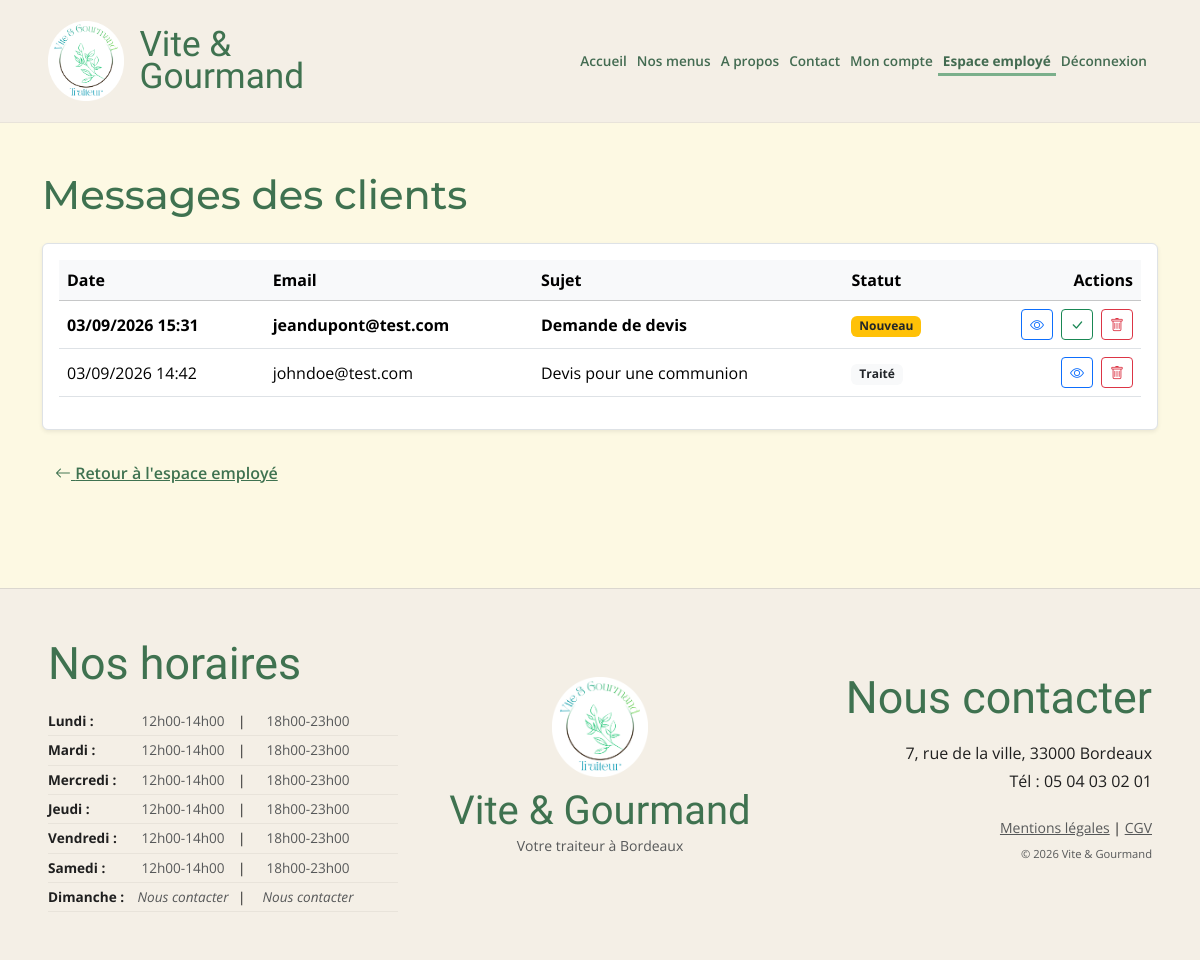
The app's page /app/public/employe-contact.php (signed in) with its own data.
### tables this page shows
CREATE TABLE `message_contact` (
  `id_contact` int NOT NULL,
  `titre` varchar(150) NOT NULL,
  `description` text NOT NULL,
  `email` varchar(150) NOT NULL,
  `traite` tinyint(1) NOT NULL DEFAULT '0',
  `date_creation` datetime NOT NULL DEFAULT CURRENT_TIMESTAMP
);

CREATE TABLE `horaire` (
  `id_horaire` int NOT NULL,
  `jour_semaine` enum('lundi','mardi','mercredi','jeudi','vendredi','samedi','dimanche') NOT NULL,
  `service` enum('midi','soir') NOT NULL,
  `heure_ouverture` time DEFAULT NULL,
  `heure_fermeture` time DEFAULT NULL,
  `ouvert` tinyint(1) NOT NULL DEFAULT '1',
  `commentaire_fermeture` varchar(255) DEFAULT NULL
);

### app/src/Models/Contact.php (called while the page is built, shortened)
<?php
class Contact
{
  public static function getAll(): array
  {
    $pdo = Database::getConnection();
    $sql = "SELECT * FROM message_contact ORDER BY date_creation DESC";
    return $pdo->query($sql)->fetchAll();
  }
}

### app/src/Models/Horaire.php (called while the page is built, shortened)
<?php
class Horaire
{
  public static function getAll(): array
  {
    $pdo = Database::getConnection();
    $sql = "SELECT * FROM horaire ORDER BY FIELD(jour_semaine, 'lundi', 'mardi', 'mercredi', 'jeudi', 'vendredi', 'samedi', 'dimanche'), service";
    return $pdo->query($sql)->fetchAll();
  }
}

### app/public/employe-contact.php (the view, shortened to what this page needs)
<?php
require_once __DIR__ . '/../src/Models/Contact.php';
$demandes = Contact::getAll();
require_once __DIR__ . '/../views/partials/header.php';
?>
<div class="container my-5">
  <h1 class="mb-4">Messages des clients</h1>
  <div class="table-responsive bg-white p-3 border rounded shadow-sm">
    <table class="table table-hover align-middle">
      <thead class="table-light">
        <tr>
          <th>Date</th>
          <th>Email</th>
          <th>Sujet</th>
          <th>Statut</th>
          <th class="text-end">Actions</th>
        </tr>
      </thead>
      <tbody>
        <?php foreach ($demandes as $d): ?>
          <tr class="<?= $d['traite'] ? 'text-muted' : 'fw-bold' ?>">
            <td><?= date('d/m/Y H:i', strtotime($d['date_creation'])) ?></td>
            <td><?= htmlspecialchars($d['email']) ?></td>
            <td><?= htmlspecialchars($d['titre']) ?></td>
            <td>
              <span class="badge <?= $d['traite'] ? 'bg-light text-dark' : 'bg-warning text-dark' ?>">
                <?= $d['traite'] ? 'Traité' : 'Nouveau' ?>
              </span>
            </td>
            <td class="text-end">
              <div class="d-flex justify-content-end gap-2">
                <button class="btn btn-sm btn-outline-primary" data-bs-toggle="modal" data-bs-target="#msgModal<?= $d['id_contact'] ?>">
                  <i class="bi bi-eye"></i>
                </button>
                <?php if (!$d['traite']): ?>
                  <form method="post" class="d-inline">
                    <button type="submit" class="btn btn-sm btn-outline-success"><i class="bi bi-check-lg"></i></button>
                  </form>
                <?php endif; ?>
                <form method="post" class="d-inline" onsubmit="return confirm('Supprimer ce message ?');">
                  <button type="submit" class="btn btn-sm btn-outline-danger"><i class="bi bi-trash"></i></button>
                </form>
              </div>
            </td>
          </tr>
        <?php endforeach; ?>
      </tbody>
    </table>
  </div>
  <div class="mt-4">
    <a href="/espace-employe.php" class="btn btn-link text-secondary vg-link-accessible">
      <i class="bi bi-arrow-left"></i> Retour à l'espace employé
    </a>
  </div>
</div>
<?php require_once __DIR__ . '/../views/partials/footer.php'; ?>

### app/views/partials/footer.php (shortened to what this page needs)
<?php
require_once __DIR__ . '/../../src/Models/Horaire.php';
$horairesGroupes = [];
try {
  $tousLesHoraires = Horaire::getAll();
  foreach ($tousLesHoraires as $h) {
    $horairesGroupes[$h['jour_semaine']][] = $h;
  }
} catch (Exception $e) {
  $horairesGroupes = [];
}
if (!function_exists('formaterHeure')) {
  function formaterHeure(?string $heure): string
  {
    return $heure ? (new DateTime($heure))->format('H\hi') : '';
  }
}
?>
</main>
<footer class="vg-footer mt-5">
  <div class="container-fluid px-4 px-lg-5">
    <div class="row g-4 align-items-center">
      <div class="col-lg-4">
        <h3 class="vg-footer-title">Nos horaires</h3>
        <div class="mx-auto mx-lg-0" style="max-width: 350px;">
          <?php foreach ($horairesGroupes as $jour => $services): ?>
            <div class="vg-footer-horaire-row">
              <div class="fw-bold"><?= ucfirst($jour) ?> :</div>
              <?php foreach ($services as $index => $s): ?>
                <div class="text-center text-muted">
                  <?= $s['ouvert']
                    ? formaterHeure($s['heure_ouverture']) . '-' . formaterHeure($s['heure_fermeture'])
                    : '<i>' . htmlspecialchars($s['commentaire_fermeture'] ?: 'Fermé') . '</i>'
                  ?>
                </div>
                <?php if ($index === 0): ?><div>|</div><?php endif; ?>
              <?php endforeach; ?>
            </div>
          <?php endforeach; ?>
        </div>
      </div>
      <div class="col-lg-4 text-center">
        <a href="/index.php" class="text-decoration-none vg-footer-brand">
          <img src="/images/logo.png" alt="Logo">
          <h3 class="font-italianno" style="font-size: 2.5rem; color: var(--vg-vert-fonce); margin-bottom:0;">Vite & Gourmand</h3>
        </a>
        <p class="text-muted small">Votre traiteur à Bordeaux</p>
      </div>
      <div class="col-lg-4 text-center text-lg-end">
        <h3 class="vg-footer-title">Nous contacter</h3>
        <p class="mb-1">7, rue de la ville, 33000 Bordeaux</p>
        <p class="mb-4">Tél : 05 04 03 02 01</p>
        <div class="small">
          <a href="/mentions-legales.php" class="text-muted">Mentions légales</a> |
          <a href="/cgv.php" class="text-muted">CGV</a>
          <p class="mt-2 text-muted" style="font-size: 0.7rem;">&copy; <?= date('Y') ?> Vite & Gourmand</p>
        </div>
      </div>
    </div>
  </div>
</footer>
</body>
</html>

### app/public/css/style.css (style rules this page uses)
:root { --vg-vert-sauge: #7baf8b; --vg-vert-fonce: #3f7250; --vg-beige-clair: #f4efe6; --vg-jaune-clair: #fdf9e3; --vg-blanc: #ffffff; --vg-gris-chaud: #6f6f6f; --vg-gris-clair: #e6e6e6; --vg-orange: #e8a15b; --vg-rouge: #d96c6c; --vg-font-titres: "Montserrat", sans-serif; --vg-font-paragraphes: "Open Sans", sans-serif; }
html, body { height: 100%; }
body { display: flex; flex-direction: column; min-height: 100vh; background-color: var(--vg-jaune-clair); font-family: var(--vg-font-paragraphes); color: #1f1f1f; overflow-x: hidden; }
h1, h2, h3, .vg-titre { font-family: var(--vg-font-titres); color: var(--vg-vert-fonce); }
.font-italianno { font-family: "Italianno", cursive !important; }
.vg-footer { flex-shrink: 0; background-color: var(--vg-beige-clair); border-top: 1px solid rgba(0, 0, 0, 0.1); padding: 3rem 0; }
.vg-footer-title { font-family: "Italianno", cursive; color: var(--vg-vert-fonce); font-size: 2.8rem; margin-bottom: 1rem; }
.vg-footer-brand img { height: 100px !important; width: auto; margin-bottom: 10px; }
.vg-footer-horaire-row { display: grid; grid-template-columns: 80px 110px 15px 110px; align-items: center; font-size: 0.85rem; padding: 4px 0; border-bottom: 1px solid rgba(0, 0, 0, 0.05); }
.vg-link-accessible { color: var(--vg-vert-fonce) !important; font-weight: 600; text-decoration: underline; }

### records on screen
message_contact: date_creation "03/09/2026 15:31", email "jeandupont@test.com", titre "Demande de devis", traite "Nouveau"
message_contact: date_creation "03/09/2026 14:42", email "johndoe@test.com", titre "Devis pour une communion", traite "Traité"
horaire: heure_ouverture "12h00", heure_fermeture "14h00"
horaire: heure_ouverture "18h00", heure_fermeture "23h00"
horaire: heure_ouverture "12h00", heure_fermeture "14h00"
horaire: heure_ouverture "18h00", heure_fermeture "23h00"
horaire: heure_ouverture "12h00", heure_fermeture "14h00"
horaire: heure_ouverture "18h00", heure_fermeture "23h00"
horaire: heure_ouverture "12h00", heure_fermeture "14h00"
horaire: heure_ouverture "18h00", heure_fermeture "23h00"
horaire: heure_ouverture "12h00", heure_fermeture "14h00"
horaire: heure_ouverture "18h00", heure_fermeture "23h00"
horaire: heure_ouverture "12h00", heure_fermeture "14h00"
horaire: heure_ouverture "18h00", heure_fermeture "23h00"
horaire: commentaire_fermeture "Nous contacter"
horaire: commentaire_fermeture "Nous contacter"

### other values on screen
$jour "Lundi"
$jour "Mardi"
$jour "Mercredi"
$jour "Jeudi"
$jour "Vendredi"
$jour "Samedi"
$jour "Dimanche"
